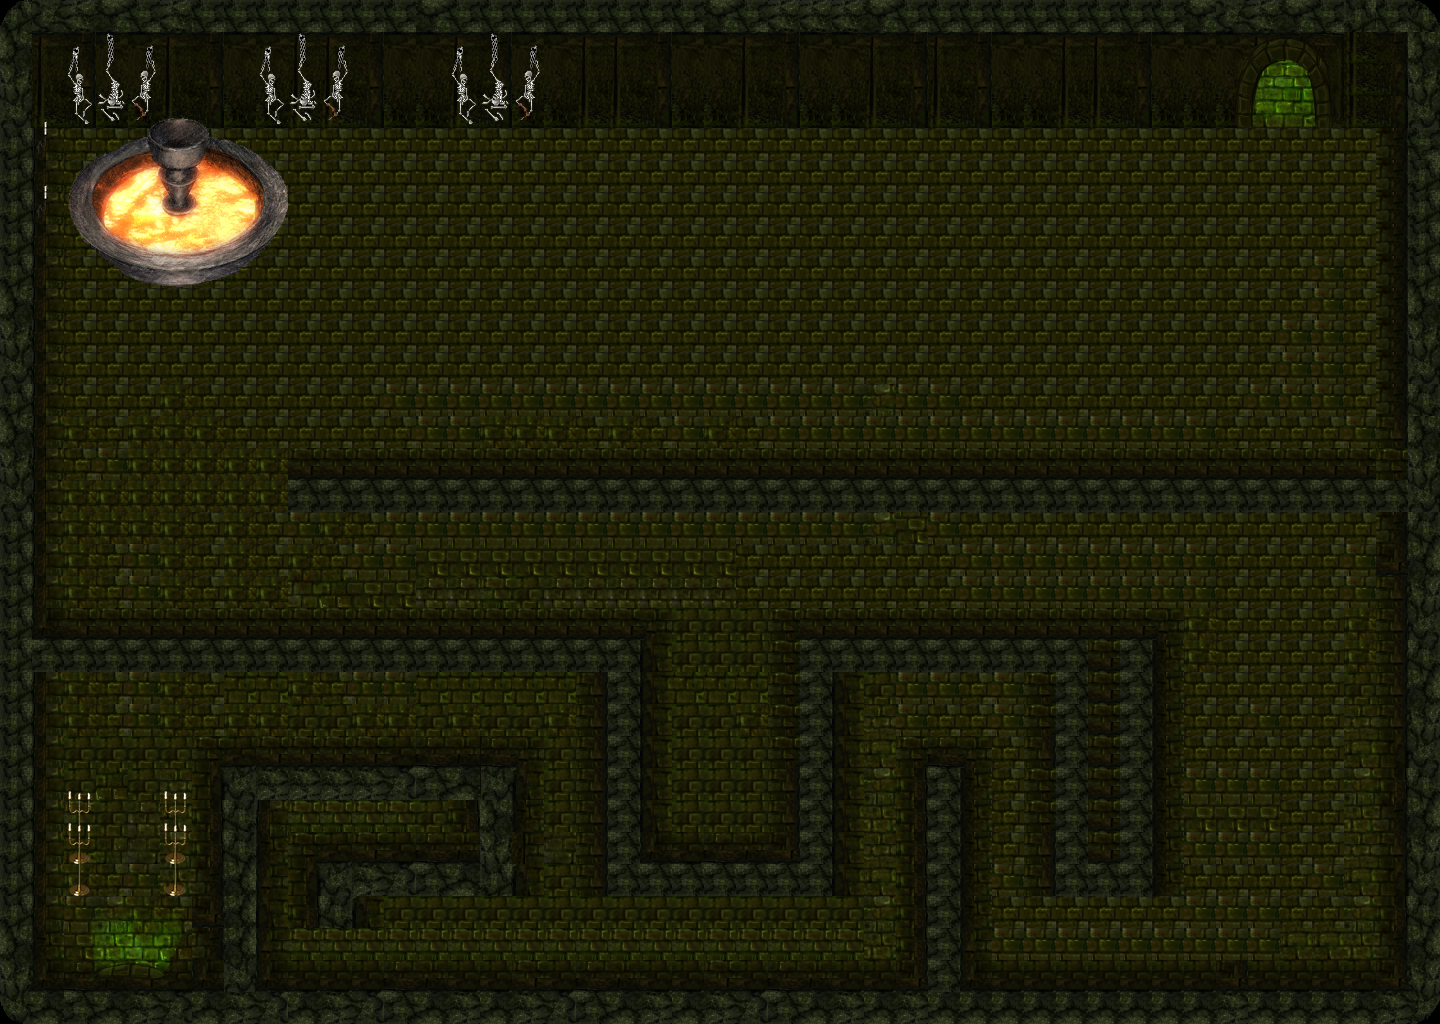

Below is a game level as drawn by its tile map, then a one-line description and the .tmx that defines it (tile-layer data replaced by summaries):
An orthogonal 45x32 tile map with 32x32 px tiles, 3 tile layers (Capa de patrones 1, Capa de patrones 2, Capa de patrones 3), 2 tilesets.

<map version="1.9" tiledversion="1.9.0" orientation="orthogonal" renderorder="right-down" width="45" height="32" tilewidth="32" tileheight="32" infinite="0" nextlayerid="5" nextobjectid="1">
 <tileset firstgid="1" source="mazmorras_locas.tsx" />
 <tileset firstgid="257" source="../variados.tsx" />
 <layer id="1" name="Capa de patrones 1" width="45" height="32">
  <data>[1440 cells, 1440 non-empty, 123 distinct tile ids]</data>
 </layer>
 <layer id="3" name="Capa de patrones 2" width="45" height="32">
  <data>[1440 cells, 71 non-empty, 50 distinct tile ids]</data>
 </layer>
 <layer id="4" name="Capa de patrones 3" width="45" height="32">
  <data>[1440 cells, 11 non-empty, 6 distinct tile ids]</data>
 </layer>
</map>
